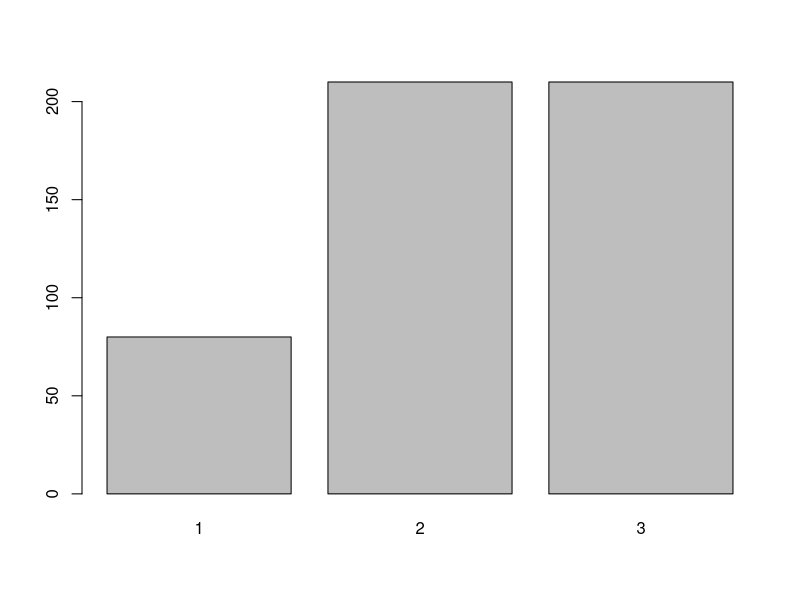

Write R code to recreate this figure.
## ---- chunk 1
clas.set <- read.csv("TPN1_a22_clas_app.txt", sep="")

## ---- chunk 2
summary(clas.set)
length(clas.set)
NROW(clas.set)
n_clas <- dim(clas.set)[1]
barplot(table(clas.set$y))

tmp <- max(table(clas.set$y)/n_clas)
tmp #le taux de classes 2 ou 3
1-tmp 
## ---- chunk 3
n_clas <- dim(clas.set)[1]
train_percentage <- 4/5
n_train <- round(n_clas* train_percentage)
n_test <- n_clas - n_train

set.seed(19)
id_train <- sample(1:n_clas, n_train)

data.train <- clas.set[  id_train,]
data.test <- clas.set[- id_train,]
y.test <- clas.set[-id_train, c(51)]
y.train <- clas.set[id_train, c(51)]
